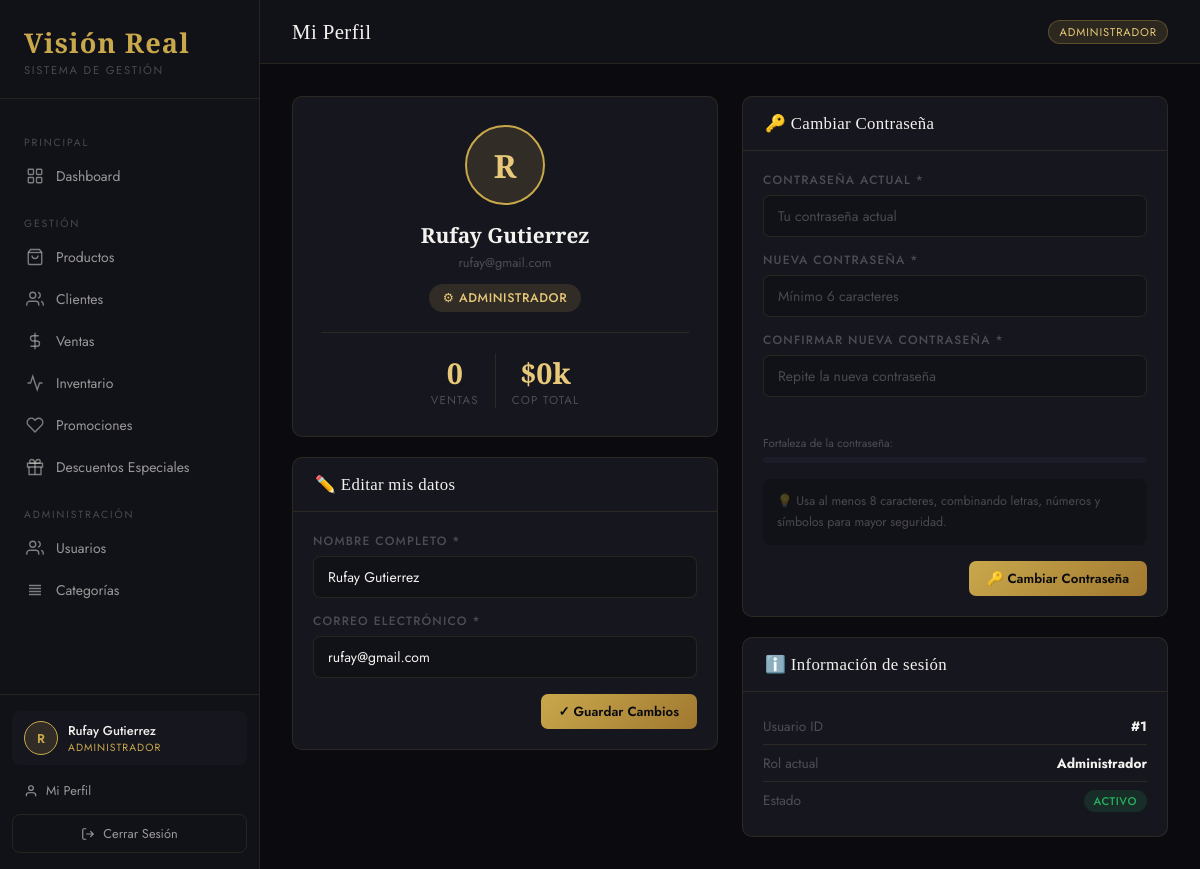
/views/perfil.php (signed in), run on the app's committed database.
### tables this page shows
CREATE TABLE `usuarios` (
  `id` int(11) NOT NULL,
  `nombre` varchar(100) NOT NULL,
  `email` varchar(150) NOT NULL,
  `password` varchar(255) NOT NULL,
  `rol` enum('administrador','gestor_inventario','vendedor') NOT NULL DEFAULT 'vendedor',
  `activo` tinyint(1) DEFAULT 1,
  `created_at` timestamp NOT NULL DEFAULT current_timestamp()
);

### config/session.php (called while the page is built, shortened)
<?php
function getRol()      { return $_SESSION['user_rol'] ?? ''; }
function isAdmin()     { return getRol() === 'administrador'; }
function getCurrentUser() {
    return [
        'id'     => $_SESSION['user_id']    ?? null,
        'nombre' => $_SESSION['user_nombre'] ?? '',
        'email'  => $_SESSION['user_email']  ?? '',
        'rol'    => $_SESSION['user_rol']    ?? '',
    ];
}
?>

### models/Usuario.php (called while the page is built, shortened)
<?php
require_once __DIR__ . '/../config/database.php';
class Usuario {
    private $db;
    public function __construct() { $this->db = Database::getInstance(); }
    public function findById($id) {
        $s = $this->db->prepare("SELECT id, nombre, email, rol, activo FROM usuarios WHERE id=?");
        $s->bind_param("i",$id); $s->execute();
        return $s->get_result()->fetch_assoc();
    }
    public function getResumenVentas($usuario_id) {
        $s = $this->db->prepare(
            "SELECT COUNT(*) as total_ventas, COALESCE(SUM(total),0) as total_monto
             FROM ventas WHERE usuario_id=? AND estado='completada'"
        );
        $s->bind_param("i",$usuario_id); $s->execute();
        return $s->get_result()->fetch_assoc();
    }
}
?>

### config/database.php (called while the page is built, shortened)
<?php
class Database {
    private static $instance = null;
    private $connection;
    private function __construct() {
        $this->connection = new mysqli(DB_HOST, DB_USER, DB_PASS, DB_NAME);
        $this->connection->set_charset(DB_CHARSET);
    }
    public static function getInstance() {
        if (self::$instance === null) self::$instance = new Database();
        return self::$instance;
    }
    public function prepare($sql)   { return $this->connection->prepare($sql); }
}
?>

### views/perfil.php (the view, shortened to what this page needs)
<?php
require_once __DIR__ . '/../models/Usuario.php';
$um   = new Usuario();
$user = $um->findById($_SESSION['user_id']);
$resumen = $um->getResumenVentas($_SESSION['user_id']);
include __DIR__ . '/partials/head.php';
?>
<div class="layout">
<?php include __DIR__ . '/partials/sidebar.php'; ?>
<div class="main">
  <header class="topbar">
    <div class="topbar-left">
      <h1 class="page-title">Mi Perfil</h1>
    </div>
    <div class="topbar-right">
      <span class="badge-gold"><?=htmlspecialchars($user['rol'])?></span>
    </div>
  </header>
  <div class="content">
    <div style="display:grid;grid-template-columns:1fr 1fr;gap:24px">
      <div>
        <div class="card" style="margin-bottom:20px">
          <div class="card-body" style="padding:28px;text-align:center">
            <div style="width:80px;height:80px;border-radius:50%;background:var(--gold-dim);border:2px solid var(--gold);display:flex;align-items:center;justify-content:center;font-size:2rem;font-weight:700;color:var(--gold-light);margin:0 auto 16px;font-family:var(--font-display)">
              <?=strtoupper(substr($user['nombre'],0,1))?>
            </div>
            <div style="font-family:var(--font-display);font-size:1.3rem;font-weight:600;color:var(--white);margin-bottom:4px"><?=htmlspecialchars($user['nombre'])?></div>
            <div style="font-size:.8rem;color:var(--white-muted);margin-bottom:12px"><?=htmlspecialchars($user['email'])?></div>
            <span class="badge <?=$user['rol']==='administrador'?'badge-info':'badge-success'?>" style="font-size:.78rem;padding:5px 14px">
              <?=$user['rol']==='administrador'?'⚙ Administrador':'🏪 Vendedor'?>
            </span>
            <div style="display:flex;gap:16px;justify-content:center;margin-top:20px;padding-top:20px;border-top:1px solid var(--border)">
              <div style="text-align:center">
                <div style="font-family:var(--font-display);font-size:1.8rem;font-weight:600;color:var(--gold-light)"><?=$resumen['total_ventas']?></div>
                <div style="font-size:.72rem;color:var(--white-muted);text-transform:uppercase;letter-spacing:.1em">Ventas</div>
              </div>
              <div style="text-align:center">
                <div style="font-family:var(--font-display);font-size:1.8rem;font-weight:600;color:var(--gold-light)">$<?=number_format($resumen['total_monto']/1000,0)?>k</div>
                <div style="font-size:.72rem;color:var(--white-muted);text-transform:uppercase;letter-spacing:.1em">COP Total</div>
              </div>
            </div>
          </div>
        </div>
        <div class="card">
          <div class="card-header"><span class="card-title">✏️ Editar mis datos</span></div>
          <form method="POST" style="padding:20px">
            <div class="form-group" style="margin-bottom:14px">
              <label>Nombre Completo *</label>
              <input type="text" name="nombre" value="<?=htmlspecialchars($user['nombre'])?>" required>
            </div>
            <div class="form-group" style="margin-bottom:16px">
              <label>Correo Electrónico *</label>
              <input type="email" name="email" value="<?=htmlspecialchars($user['email'])?>" required>
            </div>
            <div style="display:flex;justify-content:flex-end">
              <button type="submit" class="btn btn-primary">✓ Guardar Cambios</button>
            </div>
          </form>
        </div>
      </div>
      <div>
        <div class="card">
          <div class="card-header"><span class="card-title">🔑 Cambiar Contraseña</span></div>
          <form method="POST" style="padding:20px" id="form-pass">
            <div class="form-group" style="margin-bottom:14px">
              <label>Contraseña Actual *</label>
              <input type="password" name="password_actual" id="pa-actual" placeholder="Tu contraseña actual" required>
            </div>
            <div class="form-group" style="margin-bottom:14px">
              <label>Nueva Contraseña *</label>
              <input type="password" name="nueva_password" id="pa-nueva" placeholder="Mínimo 6 caracteres" required minlength="6">
            </div>
            <div class="form-group" style="margin-bottom:6px">
              <label>Confirmar Nueva Contraseña *</label>
              <input type="password" name="confirmar" id="pa-confirmar" placeholder="Repite la nueva contraseña" required>
            </div>
            <div id="pass-feedback" style="font-size:.75rem;min-height:18px;margin-bottom:14px"></div>
            <div style="margin-bottom:16px">
              <div style="font-size:.72rem;color:var(--white-muted);margin-bottom:6px">Fortaleza de la contraseña:</div>
              <div style="height:6px;background:var(--bg-hover);border-radius:3px;overflow:hidden">
              </div>
            </div>
            <div style="background:var(--bg-panel);border-radius:8px;padding:12px 14px;margin-bottom:16px;font-size:.78rem;color:var(--white-muted);line-height:1.7">
              💡 Usa al menos 8 caracteres, combinando letras, números y símbolos para mayor seguridad.
            </div>
            <div style="display:flex;justify-content:flex-end">
              <button type="submit" class="btn btn-primary" id="btn-cambiar-pass">🔑 Cambiar Contraseña</button>
            </div>
          </form>
        </div>
        <div class="card" style="margin-top:20px">
          <div class="card-header"><span class="card-title">ℹ️ Información de sesión</span></div>
          <div class="card-body" style="padding:16px 20px">
            <div style="display:flex;justify-content:space-between;padding:8px 0;border-bottom:1px solid var(--border);font-size:.85rem">
              <span style="color:var(--white-muted)">Usuario ID</span>
              <strong>#<?=$user['id']?></strong>
            </div>
            <div style="display:flex;justify-content:space-between;padding:8px 0;border-bottom:1px solid var(--border);font-size:.85rem">
              <span style="color:var(--white-muted)">Rol actual</span>
              <strong><?=ucfirst($user['rol'])?></strong>
            </div>
            <div style="display:flex;justify-content:space-between;padding:8px 0;font-size:.85rem">
              <span style="color:var(--white-muted)">Estado</span>
              <span class="badge badge-success">Activo</span>
            </div>
          </div>
        </div>
      </div>
    </div>
  </div>
</div>
</div>
</body>
</html>

### views/partials/sidebar.php (shortened to what this page needs)
<?php
$user = getCurrentUser();
$ini  = strtoupper(substr($user['nombre'], 0, 1));
$cur  = basename($_SERVER['PHP_SELF']);
?>
<aside class="sidebar" id="sidebar">
  <div class="sidebar-logo">
    <div class="brand">Visión Real</div>
    <div class="tagline">Sistema de Gestión</div>
  </div>
  <nav class="sidebar-nav">
    <div class="nav-section-label">Principal</div>
    <a href="<?=BASE_URL?>/views/dashboard.php" class="nav-item <?=$cur==='dashboard.php'?'active':''?>">
      <svg class="icon" viewBox="0 0 24 24" fill="none" stroke="currentColor" stroke-width="1.8"><rect x="3" y="3" width="7" height="7" rx="1"/><rect x="14" y="3" width="7" height="7" rx="1"/><rect x="3" y="14" width="7" height="7" rx="1"/><rect x="14" y="14" width="7" height="7" rx="1"/></svg>
      Dashboard
    </a>
    <div class="nav-section-label">Gestión</div>
    <a href="<?=BASE_URL?>/views/productos.php" class="nav-item <?=$cur==='productos.php'?'active':''?>">
      <svg class="icon" viewBox="0 0 24 24" fill="none" stroke="currentColor" stroke-width="1.8"><path d="M6 2L3 6v14a2 2 0 002 2h14a2 2 0 002-2V6l-3-4z"/><line x1="3" y1="6" x2="21" y2="6"/><path d="M16 10a4 4 0 01-8 0"/></svg>
      Productos
    </a>
    <a href="<?=BASE_URL?>/views/clientes.php" class="nav-item <?=$cur==='clientes.php'?'active':''?>">
      <svg class="icon" viewBox="0 0 24 24" fill="none" stroke="currentColor" stroke-width="1.8"><path d="M17 21v-2a4 4 0 00-4-4H5a4 4 0 00-4 4v2"/><circle cx="9" cy="7" r="4"/><path d="M23 21v-2a4 4 0 00-3-3.87M16 3.13a4 4 0 010 7.75"/></svg>
      Clientes
    </a>
    <a href="<?=BASE_URL?>/views/ventas.php" class="nav-item <?=$cur==='ventas.php'?'active':''?>">
      <svg class="icon" viewBox="0 0 24 24" fill="none" stroke="currentColor" stroke-width="1.8"><line x1="12" y1="1" x2="12" y2="23"/><path d="M17 5H9.5a3.5 3.5 0 000 7h5a3.5 3.5 0 010 7H6"/></svg>
      Ventas
    </a>
    <a href="<?=BASE_URL?>/views/inventario.php" class="nav-item <?=$cur==='inventario.php'?'active':''?>">
      <svg class="icon" viewBox="0 0 24 24" fill="none" stroke="currentColor" stroke-width="1.8"><polyline points="22 12 18 12 15 21 9 3 6 12 2 12"/></svg>
      Inventario
    </a>
    <?php if(isAdmin()): ?>
    <a href="<?=BASE_URL?>/views/promociones.php" class="nav-item <?=$cur==='promociones.php'?'active':''?>">
      <svg class="icon" viewBox="0 0 24 24" fill="none" stroke="currentColor" stroke-width="1.8"><path d="M20.84 4.61a5.5 5.5 0 00-7.78 0L12 5.67l-1.06-1.06a5.5 5.5 0 00-7.78 7.78l1.06 1.06L12 21.23l7.78-7.78 1.06-1.06a5.5 5.5 0 000-7.78z"/></svg>
      Promociones
    </a>
    <?php endif; ?>
    <?php if(isAdmin()): ?>
    <a href="<?=BASE_URL?>/views/descuentos.php" class="nav-item <?=$cur==='descuentos.php'?'active':''?>">
      <svg class="icon" viewBox="0 0 24 24" fill="none" stroke="currentColor" stroke-width="1.8"><path d="M20 12V22H4V12"/><path d="M22 7H2v5h20V7z"/><path d="M12 22V7"/><path d="M12 7H7.5a2.5 2.5 0 010-5C11 2 12 7 12 7z"/><path d="M12 7h4.5a2.5 2.5 0 000-5C13 2 12 7 12 7z"/></svg>
      Descuentos Especiales
    </a>
    <div class="nav-section-label">Administración</div>
    <a href="<?=BASE_URL?>/views/usuarios.php" class="nav-item <?=$cur==='usuarios.php'?'active':''?>">
      <svg class="icon" viewBox="0 0 24 24" fill="none" stroke="currentColor" stroke-width="1.8"><path d="M17 21v-2a4 4 0 00-4-4H5a4 4 0 00-4 4v2"/><circle cx="9" cy="7" r="4"/><path d="M23 21v-2a4 4 0 00-3-3.87M16 3.13a4 4 0 010 7.75"/></svg>
      Usuarios
    </a>
    <a href="<?=BASE_URL?>/views/categorias.php" class="nav-item <?=$cur==='categorias.php'?'active':''?>">
      <svg class="icon" viewBox="0 0 24 24" fill="none" stroke="currentColor" stroke-width="1.8"><path d="M4 6h16M4 10h16M4 14h16M4 18h16"/></svg>
      Categorías
    </a>
    <?php endif; ?>
  </nav>
  <div class="sidebar-footer">
    <div class="user-card">
      <div class="user-avatar"><?=htmlspecialchars($ini)?></div>
      <div class="user-info">
        <div class="user-name"><?=htmlspecialchars($user['nombre'])?></div>
        <div class="user-role"><?=htmlspecialchars($user['rol'])?></div>
      </div>
    </div>
    <a href="<?=BASE_URL?>/views/perfil.php" style="display:flex;align-items:center;gap:8px;padding:8px 12px;border-radius:8px;color:var(--white-dim);text-decoration:none;font-size:.8rem;transition:.2s;margin-bottom:6px" onmouseover="this.style.background='var(--bg-hover)'" onmouseout="this.style.background='transparent'">
      <svg width="14" height="14" viewBox="0 0 24 24" fill="none" stroke="currentColor" stroke-width="2"><path d="M20 21v-2a4 4 0 00-4-4H8a4 4 0 00-4 4v2"/><circle cx="12" cy="7" r="4"/></svg>
      Mi Perfil
    </a>
    <a href="<?=BASE_URL?>/controllers/AuthController.php?action=logout" class="btn-logout">
      <svg width="14" height="14" viewBox="0 0 24 24" fill="none" stroke="currentColor" stroke-width="2"><path d="M9 21H5a2 2 0 01-2-2V5a2 2 0 012-2h4M16 17l5-5-5-5M21 12H9"/></svg>
      Cerrar Sesión
    </a>
  </div>
</aside>

### data on the page
usuarios: nombre "R", nombre "Rufay Gutierrez", rol "ADMINISTRADOR", email "rufay@gmail.com", id "1", rol "Administrador"

### other printed values
$resumen['total_ventas'] "0"
$resumen['total_monto']/1000 "0"
